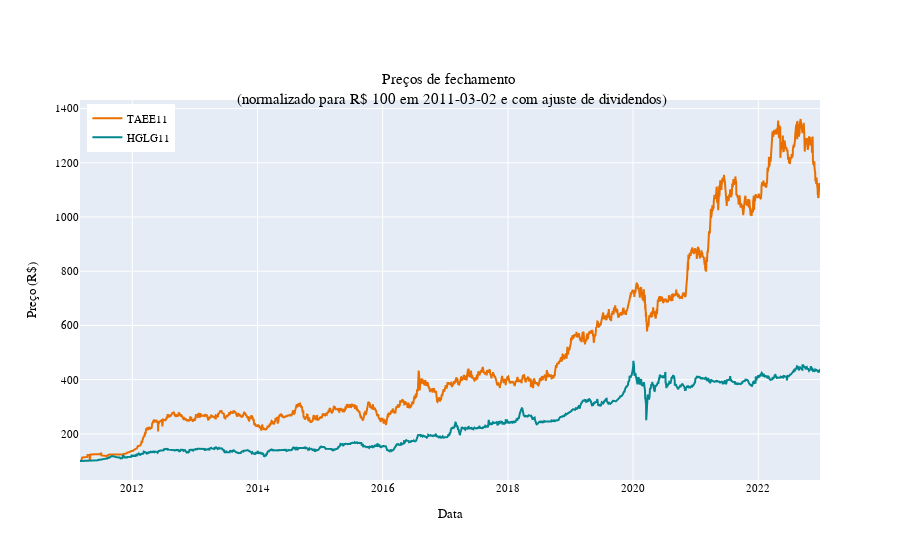

Notebook code cell kept with this figure:
### Code cell
fig = go.Figure()
fig.add_trace(
    go.Scatter(
        x=taee11_precos["data"],
        y=taee11_precos["preco_aj_normalizado"],
        mode="lines",
        name="TAEE11",
        line=dict(color="#e86f00"),
    )
)
fig.add_trace(
    go.Scatter(
        x=hglg11_precos["data"],
        y=hglg11_precos["preco_aj_normalizado"],
        mode="lines",
        name="HGLG11",
        line=dict(color="#02878e"),
        
    )
)
fig.update_layout(
    font=dict(family="Fira Code", size=11, color="black"),
    title="Preços de fechamento <br> (normalizado para R$ 100 em 2011-03-02 e com ajuste de dividendos)",
    title_x=0.5,
    title_y=0.85,
    xaxis_title="Data",
    yaxis_title="Preço (R$)",
    legend=dict(yanchor="top", y=0.99, xanchor="left", x=0.01),
)
fig.show()

### Figure 1 — Plotly figure (JSON) as saved in the notebook; plotly's stock layout.template omitted (floating-point values rounded to 4 significant figures; data arrays with more than 128 entries replaced by an {"elided": "..."} marker saying what was removed)
{"data": [{"line": {"color": "#e86f00"}, "mode": "lines", "name": "TAEE11", "type": "scatter", "x": {"elided": "2935 str values"}, "y": {"elided": "2935 float values"}}, {"line": {"color": "#02878e"}, "mode": "lines", "name": "HGLG11", "type": "scatter", "x": {"elided": "2784 str values"}, "y": {"elided": "2784 float values"}}], "layout": {"font": {"color": "black", "family": "Fira Code", "size": 11}, "legend": {"x": 0.01, "xanchor": "left", "y": 0.99, "yanchor": "top"}, "title": {"text": "Preços de fechamento <br> (normalizado para R$ 100 em 2011-03-02 e com ajuste de dividendos)", "x": 0.5, "y": 0.85}, "xaxis": {"title": {"text": "Data"}}, "yaxis": {"title": {"text": "Preço (R$)"}}}}
